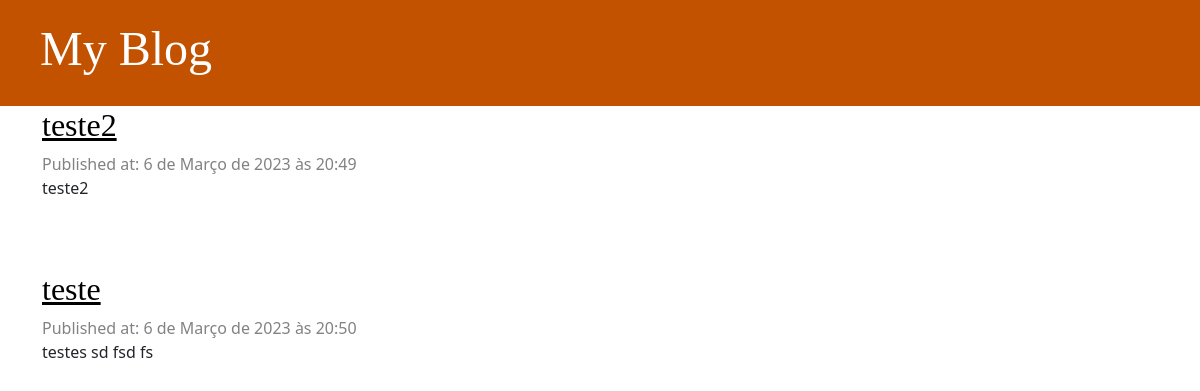
Before: / with the older database file.
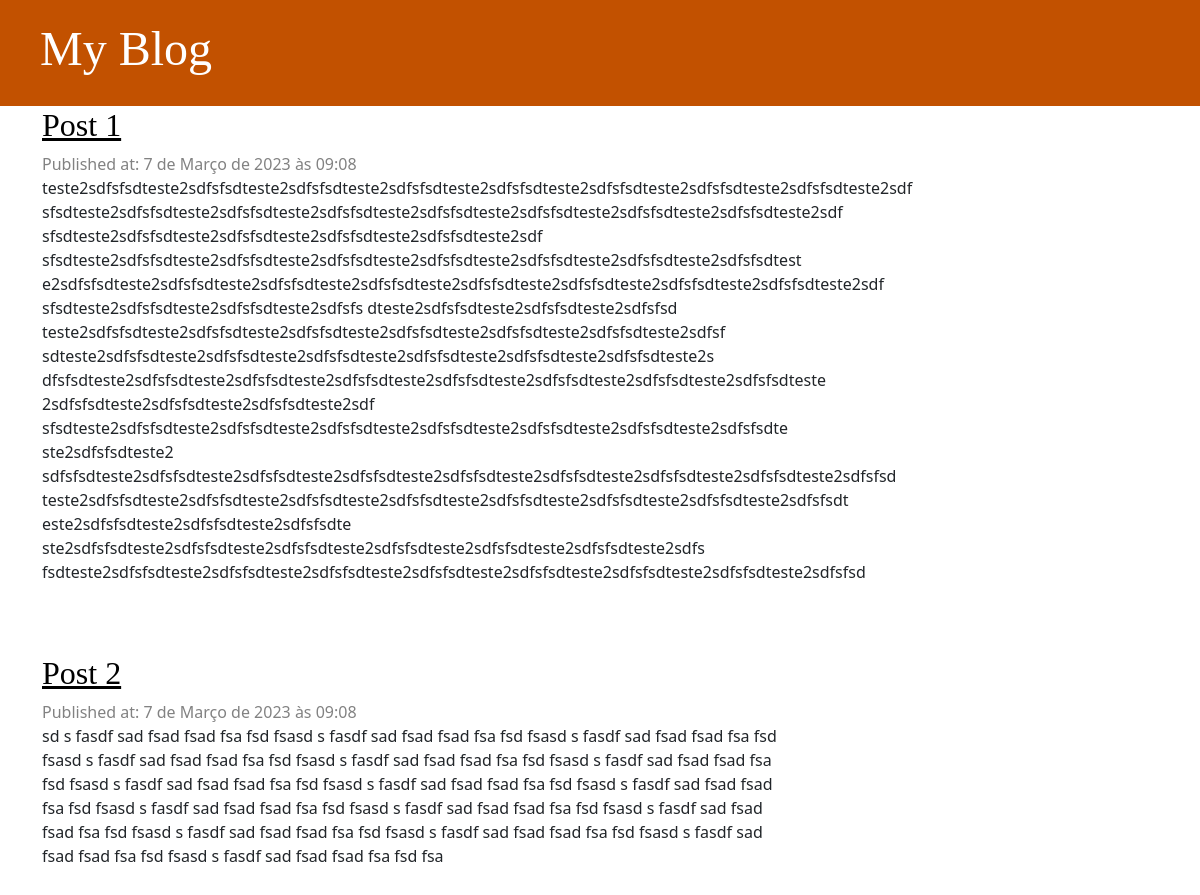
After: the same page with the newer database file.
### blog/models.py (models this page shows, shortened)
class Post(models.Model):
    author = models.ForeignKey(settings.AUTH_USER_MODEL, on_delete=models.CASCADE)
    title = models.CharField(max_length=200)
    text = models.TextField()
    created_date = models.DateTimeField(default=timezone.now)
    published_date = models.DateTimeField(blank=True, null=True)

### blog/views.py (the view)
# urls.py: path('', views.post_list, name='post_list'),
def post_list(request):
    posts = Post.objects.filter(published_date__lte=timezone.now()).order_by('published_date')
    return render(request, 'blog/post_list.html', {'posts': posts})

### templates/blog/post_list.html
{% extends 'blog/base.html' %}
{% block content %}
    {% for post in posts %}
        <div class="post">
            <h2><a href="{% url 'post_detail' pk=post.pk %}">{{ post.title }}</a></h2>
            <div class="date">
                Published at: {{ post.published_date }}
            </div>
            <p>{{ post.text|linebreaksbr }}</p>
        </div>
    {% endfor %}
{% endblock %}

### templates/blog/base.html (shortened to what this page needs)
{% load static %}
<!doctype html>
<html lang="pt-br">
<head>
    <link rel="stylesheet" href="{% static 'css/blog.css' %}">
    <link href="https://cdn.jsdelivr.net/npm/bootstrap@5.3.0-alpha1/dist/css/bootstrap.min.css" rel="stylesheet"
>
</head>
<body>
<div class="page-header">
    <h1><a href="/">My Blog</a></h1>
</div>
<div class="content container">
    <div class="row">
        <div class="col-md-8">
            {% block content %}
            {% endblock %}
        </div>
    </div>
</div>
</body>
</html>

### blog/static/css/blog.css (style rules this page uses)
.page-header { background-color: #C25100; margin-top: 0; padding: 20px 20px 20px 40px; }
.page-header h1, .page-header h1 a, .page-header h1 a:visited, .page-header h1 a:active { color: #ffffff; font-size: 36pt; text-decoration: none; }
.content { margin-left: 40px; }
h1, h2, h3, h4 { font-family: 'Lobster', cursive; }
.date { color: #828282; }
.post { margin-bottom: 70px; }
.post h2 a, .post h2 a:visited { color: #000000; }

Changed rows visible on the page:
changed Post: title "teste2" → "Post 1"; published_date "6 de Março de 2023 às 20:49" → "7 de Março de 2023 às 09:08"; text "teste2" → "teste2sdfsfsdteste2sdfsfsdteste2sdfsfsdteste2sdfsfsdteste2sdfsfsdteste2sdfsfsdteste2sdfsfsdteste2sdfsfsdteste2sdf sfsdteste2sdfsfsdteste2sdfsfsdteste2sdfsfsdteste2sdfsfsdteste2sdfsfsdteste2sdfsfsdteste2sdfsfsdteste2sdf sfsdteste2sdfsfsdteste2sdfsfsdteste2sdfsfsdteste2sdfsfsdteste2sdf sfsdteste2sdfsfsdteste2sdfsfsdteste2sdfsfsdteste2sdfsfsdteste2sdfsfsdteste2sdfsfsdteste2sdfsfsdtest e2sdfsfsdteste2sdfsfsdteste2sdfsfsdteste2sdfsfsdteste2sdfsfsdteste2sdfsfsdteste2sdfsfsdteste2sdfsfsdteste2sdf sfsdteste2sdfsfsdteste2sdfsfsdteste2sdfsfs dteste2sdfsfsdteste2sdfsfsdteste2sdfsfsd teste2sdfsfsdteste2sdfsfsdteste2sdfsfsdteste2sdfsfsdteste2sdfsfsdteste2sdfsfsdteste2sdfsf…"
changed Post: title "teste" → "Post 2"; published_date "6 de Março de 2023 às 20:50" → "7 de Março de 2023 às 09:08"; text "testes sd fsd fs" → "sd s fasdf sad fsad fsad fsa fsd fsasd s fasdf sad fsad fsad fsa fsd fsasd s fasdf sad fsad fsad fsa fsd fsasd s fasdf sad fsad fsad fsa fsd fsasd s fasdf sad fsad fsad fsa fsd fsasd s fasdf sad fsad fsad fsa fsd fsasd s fasdf sad fsad fsad fsa fsd fsasd s fasdf sad fsad fsad fsa fsd fsasd s fasdf sad fsad fsad fsa fsd fsasd s fasdf sad fsad fsad fsa fsd fsasd s fasdf sad fsad fsad fsa fsd fsasd s fasdf sad fsad fsad fsa fsd fsasd s fasdf sad fsad fsad fsa fsd fsasd s fasdf sad fsad fsad fsa fsd fsasd s fasdf sad fsad fsad fsa fsd fsasd s fasdf sad fsad fsad fsa fsd fsa"
